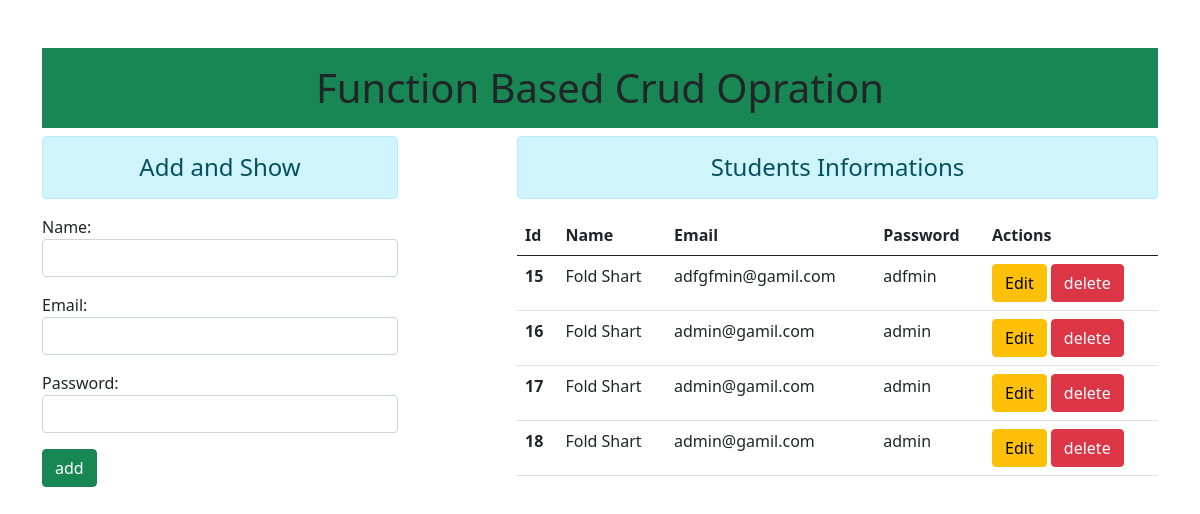
Before: / with the older database file.
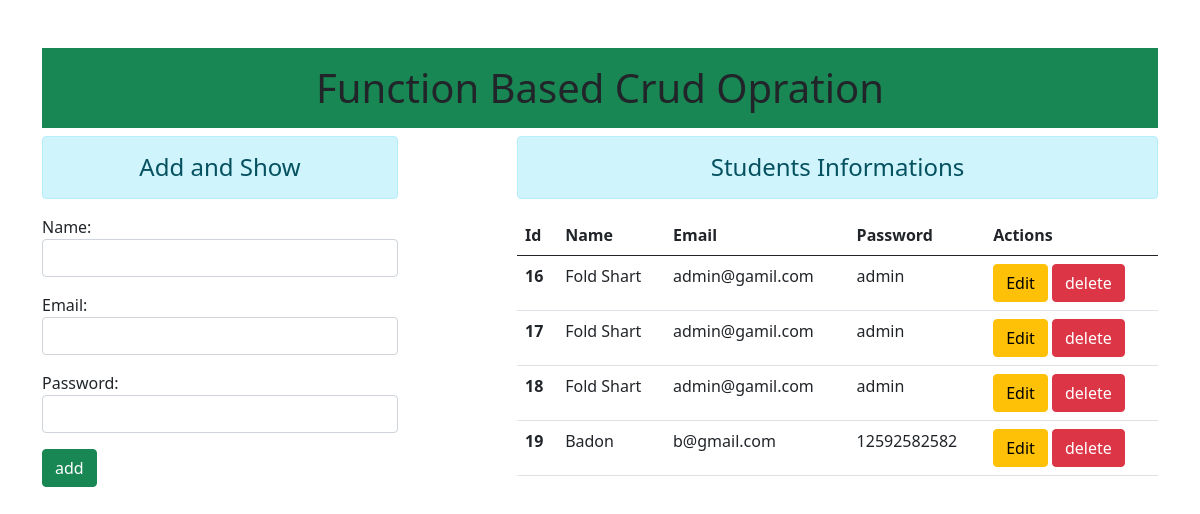
After: the same page with the newer database file.
### enroll/models.py (models this page shows)
class User(models.Model):
    name= models.CharField(max_length=100)
    email=models.EmailField(max_length=100)
    password=models.CharField(max_length=40)

### enroll/views.py (the view)
# urls.py: path('',views.addShow, name="addShow"),
def addShow(request):
    if request.method == 'POST':
        fm = StudentsRegistrations(request.POST)
        if fm.is_valid():
            fm.save()
            fm = StudentsRegistrations()
    else:
        fm = StudentsRegistrations()
    stud= User.objects.all()
    return render(request,"std/addShow.html",{'form':fm,'stu':stud})

### enroll/forms.py
class StudentsRegistrations(forms.ModelForm):
    class Meta:
        model = User
        fields = ['name','email','password']
        widgets = {
            'name': forms.TextInput(attrs={'class':'form-control'}),
            'email': forms.EmailInput(attrs={'class':'form-control'}),
            'password': forms.PasswordInput(render_value=True,attrs={'class':'form-control'}),
         }

### enroll/templates/std/addShow.html (shortened to what this page needs)
{% extends "std/base.html" %}
{% block content %}
    <div class="row">
        <div class="col-sm-4">
            <h4 class="text-center alert alert-info">Add and Show</h4>
            <form action="" method="POST">
                {{form.as_p}}
                <input type="submit" class="btn btn-success" value="add">
            </form>
        </div>
        <div class="col-sm-7 offset-1">
             <h4  class="text-center alert alert-info">Students Informations</h4>
            {% if stu %}
                <table class="table table-hover">
                    <thead>
                    <tr>
                        <th scope="col">Id</th>
                        <th scope="col">Name</th>
                        <th scope="col">Email</th>
                        <th scope="col">Password</th>
                        <th scope="col">Actions</th>
                    </tr>
                    </thead>
                    <tbody>
                        {% for st in stu %}
                            <tr>
                                <th scope="row">{{st.id}}</th>
                                <td>{{st.name}}</td>
                                <td>{{st.email}}</td>
                                <td>{{st.password}}</td>
                                <td>
                                    <a href="{% url 'updateData' st.id%}" class="btn btn-warning btn-small ">Edit</a>
                                   <form action="{% url 'deleteData' st.id %}" method="post" class="d-inline">
                                    <input type="submit" name="" id="" value="delete" class="btn btn-danger btn-small">
                                   </form>
                                </td>
                            </tr>
                        {% endfor %}
                    </tbody>
              </table>
            {% endif %}
        </div>
    </div>
{% endblock content %}

### enroll/templates/std/base.html (shortened to what this page needs)
<!DOCTYPE html>
<html lang="en">
<head>
    <link href="https://cdn.jsdelivr.net/npm/bootstrap@5.0.2/dist/css/bootstrap.min.css" rel="stylesheet">
</head>
<body>
    <div class="container">
    <h1 class="bg-success p-3 text-center mt-5">Function Based Crud Opration</h1>
    {% block content %}
    {% endblock content %}
</body>
</html>

Changed rows visible on the page:
removed User: id "15", name "Fold Shart", email "adfgfmin@gamil.com", password "adfmin"
added User: id "19", name "Badon", email "b@gmail.com", password "12592582582"
